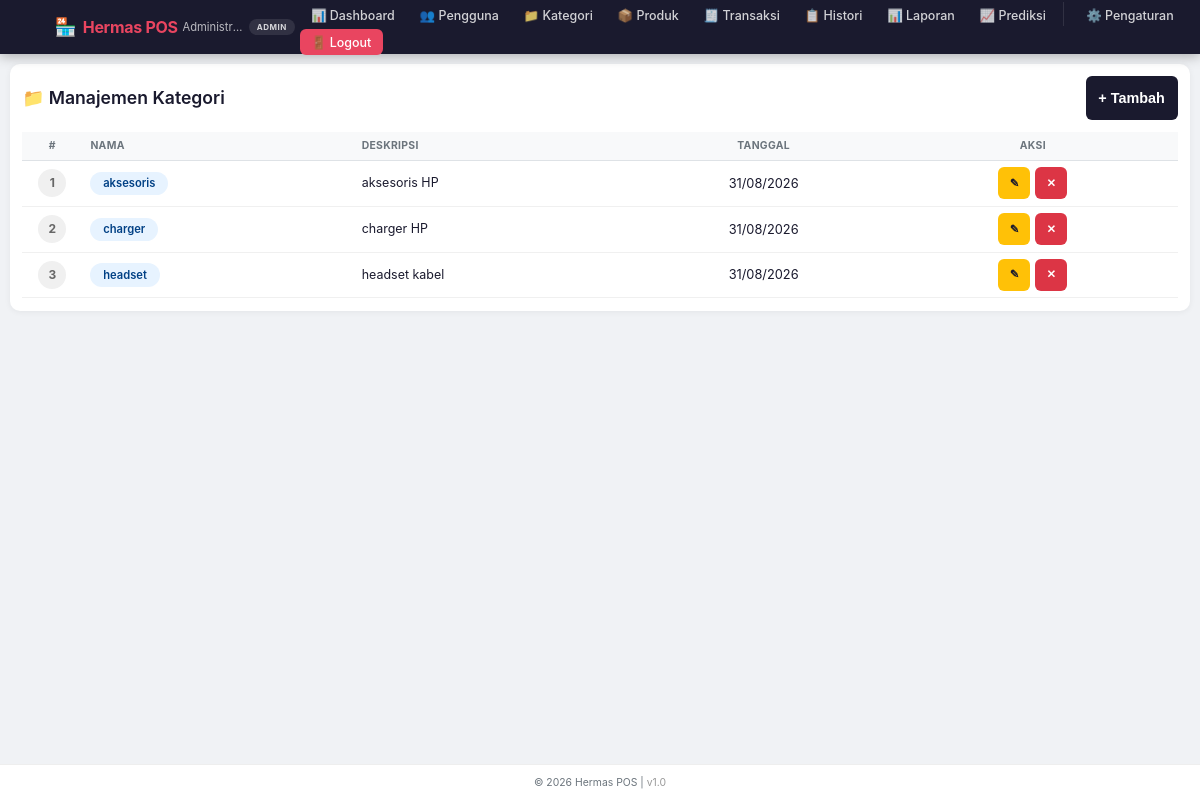
Screenshot of /Pages/Categories.php (signed in) with the database file from the repository.
### tables this page shows
CREATE TABLE `categories` (
  `id` int(11) NOT NULL,
  `name` varchar(50) NOT NULL,
  `description` text DEFAULT NULL,
  `created_at` timestamp NOT NULL DEFAULT current_timestamp()
);

### Pages/Categories.php (the view, shortened to what this page needs)
<?php
require_once '../config/database.php';
$stmt = $pdo->query("SELECT * FROM categories ORDER BY name ASC");
$categories = $stmt->fetchAll();
?>
<?php include '../includes/header.php'; ?>
<div class="card">
    <div class="card-header">
        <div class="card-title" style="font-size:1.1rem;">📁 Manajemen Kategori</div>
        <button class="btn btn-primary" onclick="showAddModal()" style="font-size:0.9rem;min-height:44px;">+ Tambah</button>
    </div>
    <div class="categories-table table-container">
        <table>
            <thead><tr><th style="width:60px;text-align:center;">#</th><th>Nama</th><th>Deskripsi</th><th style="text-align:center;">Tanggal</th><th style="text-align:center;min-width:100px;">Aksi</th></tr></thead>
            <tbody>
                <?php $no = 1; foreach ($categories as $c): ?>
                <tr>
                    <td style="text-align:center;"><span class="number-badge"><?php echo $no++; ?></span></td>
                    <td><span class="category-badge"><?php echo htmlspecialchars($c['name']); ?></span></td>
                    <td><?php echo $c['description'] ? htmlspecialchars($c['description']) : '<span style="color:#999;">—</span>'; ?></td>
                    <td style="text-align:center;font-size:0.8rem;"><?php echo date('d/m/Y', strtotime($c['created_at'])); ?></td>
                    <td style="text-align:center;">
                        <div class="action-buttons">
                            <button class="btn btn-warning btn-sm" onclick="editCategory(<?php echo $c['id']; ?>, '<?php echo addslashes($c['name']); ?>', '<?php echo addslashes($c['description'] ?? ''); ?>')">✎</button>
                            <button class="btn btn-danger btn-sm" onclick="deleteCategory(<?php echo $c['id']; ?>)">✕</button>
                        </div>
                    </td>
                </tr>
                <?php endforeach; ?>
            </tbody>
        </table>
    </div>
</div>
<?php include '../includes/footer.php'; ?>

### CSS/Style.css (style rules this page uses)
* { margin: 0; padding: 0; box-sizing: border-box; }
:root { --primary: #1a1a2e; --primary-dark: #0f0f1a; --secondary: #e94560; --success: #28a745; --warning: #ffc107; --danger: #dc3545; --info: #17a2b8; --light: #f8f9fa; --dark: #1a1a2e; --gray: #6c757d; --gray-light: #e9ecef; --border-radius: 10px; --shadow: 0 1px 6px rgba(0,0,0,0.06); --transition: all 0.2s ease; }
body { font-family: -apple-system, BlinkMacSystemFont, 'Inter', 'Segoe UI', Roboto, sans-serif; background: #f0f2f5; color: #1a1a2e; min-height: 100vh; display: flex; flex-direction: column; -webkit-font-smoothing: antialiased; font-size: 16px; line-height: 1.5; }
.card { background: white; border-radius: var(--border-radius); padding: 0.8rem; box-shadow: var(--shadow); margin-bottom: 0.7rem; overflow: hidden; }
.card-header { display: flex; justify-content: space-between; align-items: center; margin-bottom: 0.7rem; flex-wrap: wrap; gap: 0.4rem; }
.card-title { font-size: 0.95rem; font-weight: 600; color: var(--primary); }
.table-container { overflow-x: auto; -webkit-overflow-scrolling: touch; }
table { width: 100%; border-collapse: collapse; font-size: 0.8rem; min-width: 400px; }
table th { background: var(--light); padding: 0.4rem 0.5rem; text-align: left; font-weight: 700; font-size: 0.65rem; text-transform: uppercase; letter-spacing: 0.3px; color: var(--gray); border-bottom: 1.5px solid #dee2e6; }
table td { padding: 0.4rem 0.5rem; border-bottom: 1px solid #f0f0f0; vertical-align: middle; font-size: 0.78rem; }
.btn { display: inline-flex; align-items: center; justify-content: center; gap: 0.3rem; padding: 0.35rem 0.8rem; border: none; border-radius: 6px; font-weight: 600; cursor: pointer; transition: var(--transition); text-decoration: none; font-size: 0.78rem; min-height: 36px; min-width: 36px; touch-action: manipulation; user-select: none; -webkit-tap-highlight-color: transparent; }
.btn-primary { background: var(--primary); color: white; }
.btn-danger { background: var(--danger); color: white; }
.btn-warning { background: var(--warning); color: var(--primary); }
.btn-sm { font-size: 0.65rem; padding: 0.2rem 0.5rem; min-height: 28px; min-width: 28px; }

### Pages/Categories.php (style rules this page uses)
.category-badge { display: inline-block; padding: 0.2rem 0.8rem; border-radius: 20px; font-size: 0.7rem; font-weight: 600; background: #e7f3ff; color: #004085; }
.number-badge { display: inline-flex; align-items: center; justify-content: center; width: 28px; height: 28px; background: #f0f0f0; border-radius: 50%; font-size: 0.75rem; font-weight: 700; color: #666; }
.action-buttons { display: flex; gap: 0.3rem; justify-content: center; align-items: center; }
.action-buttons .btn { min-width: 32px; min-height: 32px; padding: 0.15rem 0.5rem; font-size: 0.7rem; border-radius: 6px; cursor: pointer; border: none; }

### rows the page displays
categories: name "aksesoris", description "aksesoris HP", created_at "31/08/2026"
categories: name "charger", description "charger HP", created_at "31/08/2026"
categories: name "headset", description "headset kabel", created_at "31/08/2026"

### other values shown
$_SESSION['name'] "Administr…"
$_SESSION['role'] "ADMIN"
